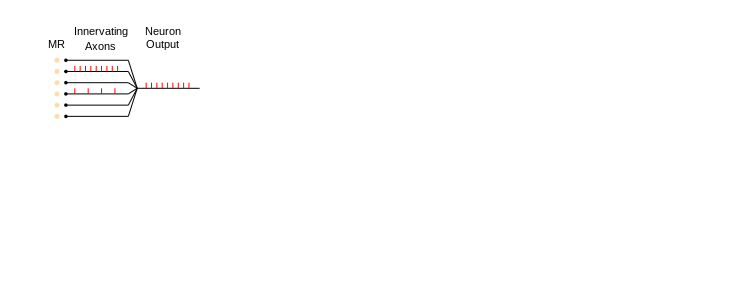

This chart was generated by the following MATLAB code: (Note: this script raises an error after producing the figure.)
% Author: Etay Hay
% Orientation processing by synaptic integration across first-order tactile neurons (Hay and Pruszynski 2020)

warning off
close all;
clear all;
rng(1234);

savefig = 'y';
filetype = '-dtiff';
ploscb_pwidth = 19.05;
ploscb_pheight = 22.23;

% Data of spikes in time and space 
% 1 - time (s)
% 2 - position translation (mm)
% 3 - position rotation (mm)
% 4 - instantaneous speed (mm/s)
% 5 - instantaneous contact force

cellnames = {...
	'ap001FAI_Nerve____VideoCLW_DIR0__Drumpilot3-193.b00',...
	'sx0302FAI_Nerve____VideoCLW_DIR0__Drumpilot3-212.b00',...
	'ra0410FAI_Nerve____VideoCLW_DIR0__Drumpilot3-250.b00',...
	'ra0411FAI_Nerve____VideoCLW_DIR0__Drumpilot3-256.b00_c',...
	'lk0602FAI_Nerve____VideoCLW_DIR0__Drumpilot3-260.b00',...
	'fb1001FAI_Nerve____VideoCLW_DIR0__Drumpilot3-299.b00',...
	'pd1101FAI_Nerve____VideoCCLWDIR0__Drumpilot3-313.b00',... % opposite direction
	'pd1102FAI_Nerve____VideoCLW_DIR0__Drumpilot3-315.b00',...
	'pd1103FAI_Nerve____VideoCCLWDIR0__Drumpilot3-317.b00',... % opposite direction
	'sc1203FAI_Nerve____VideoCCLWDIR0__Drumpilot3-324.b00',... % opposite direction
	'JO1601FAI_Nerve____VideoCCLWDIR0__Drumpilot3-343.b00',... % opposite direction
	'SH1701FAI_Nerve____VideoCCLWDIR90_Drumpilot3-357.b00',... % opposite direction
	'SH1703FAI_Nerve____VideoCCLWDIR90_Drumpilot3-358.b00',... % opposite direction
	'ha28FAI_Nerve____VideoCCLWDIR0__Drumpilot3-444.b00',... % opposite direction , noisy response and between stims
	'ha28FAI_Nerve____VideoCLW_DIR0__Drumpilot3-445.b00',...
	'jk29FAI_Nerve____VideoCLW_DIR0__Drumpilot3-453.b00',...
	'jk29FAI_Nerve____VideoCLW_DIR0__Drumpilot3-456.b00',...
	'ms29FAI_Nerve____VideoCLW_DIR90_Drumpilot3-469.b00',...
	'is3201FAI_Nerve____VideoCLW_DIR0__Drumpilot3-423.b00',... % receptive field larger than dot spacing
};
stimdir1 = [1,2,3,4,5,6,8,15,16,17,18];
drum_speed = .03; % (mm/ms)
dx = drum_speed; % RF resolution x-axis (mm)
dy = 0.4; % RF resolution y-axis (mm)

ff1 = figure();
set(gcf,'paperunits','centimeters');
pwidth = ploscb_pwidth;
pheight = ploscb_pwidth*0.4;
set(gcf,'papersize',[pwidth pheight]);
set(gcf,'paperposition',[0, 0, pwidth, pheight]);

subplot('position',[0.07 0.5 0.22 0.43])
hold on
text(0,105,{'MR'},'fontname','arial','fontsize',8,'horizontalalignment','center')
for k = 40:10:90;
	plot(0,k,'o','markeredgecolor',[255,219,172]/255,'markerfacecolor',[255,219,172]/255,'markersize',3)
	plot(10,k,'ok','markerfacecolor','k','markersize',2)
	plot([10,80],k*[1,1],'k')
	plot([80,90],[k,65],'k')
end
plot([90,160],[65,65],'k')
st1 = 20:15:70;
st2 = 20:6:70;
for k = st1
	plot(k*[1,1],[60,65],'r')
end
for k = st2
	plot(k*[1,1],[80,85],'r')
end
text(50,110,{'Innervating','Axons'},'fontname','arial','fontsize',8,'horizontalalignment','center')

for k = [st2]
	plot(80+k*[1,1],[65,70],'r')
end
text(120,110,{'Neuron','Output'},'fontname','arial','fontsize',8,'horizontalalignment','center')
xlim([-5,180])
ylim([10,125])
hold off
axis off

model_type = '1';
load(['models/selected_models_',model_type,'.mat']);
m_fit = mean(cell_fit);
s_fit = std(cell_fit);
m_crossval = mean(cell_crossval);
s_crossval = std(cell_crossval);
disp(['fit = ',num2str(round(m_fit)),' + ',num2str(round(s_fit))])
disp(['cross validation = ',num2str(round(m_crossval)),' + ',num2str(round(s_crossval))])
Nmr = [];
for k=1:length(s_models)
	Nmr(k,1) = length(get_uniqueMR(s_models{k}));
end
disp(['Nmr = ',num2str(round(mean(Nmr))),' + ',num2str(round(std(Nmr)))])

% 3,1,18,16
cellex = 1;

cellnum = cellex;
cellnumi = find(modeled_cells==cellnum);
data = load(['../../Data/Tactile/',cellnames{cellnum},'.txt']);
dot_xy = get_dotxy(cellnum);
patch_length_x = dot_xy(2,1) - dot_xy(1,1);
patch_length_y = dot_xy(2,2) - dot_xy(1,2);
sim_param = struct('dx',dx,'dy',dy,'data',data,'drum_speed',drum_speed,'dot_xy',dot_xy,'cellnum',cellnum,'patch_length_x',patch_length_x,'patch_length_y',patch_length_y);

patch_length = max(patch_length_x,patch_length_y);
model = s_models{cellnumi};
model_rand = model_variation(model);
subplot('position',[0.35 0.55 0.35*pheight/pwidth 0.35])
plot_model_innervation(model_rand,patch_length,1)
title('Initial, Random','fontname','arial','fontsize',8,'fontweight','normal')
scalebar_l = (0.35*pheight/pwidth)/patch_length;
annotation('line',[0.36,0.36+scalebar_l],[0.53,0.53],'color','k','linewidth',1.5)
annotation('textbox',[0.35 0.485 0.1 0.05],'edgecolor','none','string','1 mm','fontname','arial','fontsize',8);

annotation('textbox',[0.49 0.75 0.1 0.05],'edgecolor','none','string','Optimization','fontname','arial','fontsize',8);
annotation('arrow',[0.52,0.57],[0.72,0.72],'color','k','linewidth',1)

subplot('position',[0.6 0.55 0.35*pheight/pwidth 0.35])
plot_model_innervation(model,patch_length,2)
title('Model','fontname','arial','fontsize',8,'fontweight','normal')

subplot('position',[0.8 0.55 0.35*pheight/pwidth 0.35])
plot_model_rf(model,patch_length,sim_param,stimdir1);
title('RF Response','fontname','arial','fontsize',8,'fontweight','normal')

if ismember(cellnum,stimdir1)
	linetype = 'line';
else
	linetype = 'line2';
end
stim_list = {{linetype,-22.5},{linetype,22.5},{linetype,-45},{linetype,45}};
[err,m_spike_times,m_spike_rate,o_spike_times,o_spike_rate,m_t] = test_model(model,stim_list,sim_param);
tlim = 0;
for k=1:length(stim_list)
	tlim = max([tlim,max(m_spike_times{k})]);
end
tlim = 50*(ceil(tlim/50)+1);

for i = 1:length(stim_list)
	m_t2{i} = 0:tlim;
	tshift = round(tlim/2 - mean(m_spike_times{i}));
	m_spike_times2{i} = m_spike_times{i} + tshift;
	o_spike_times2{i} = o_spike_times{i} + tshift;
	m_spike_rate2{i} = get_spike_rate(m_spike_times2{i},m_t2{i});
	o_spike_rate2{i} = get_spike_rate(o_spike_times2{i},m_t2{i});
end
annotation('line',[0.15,0.16],[0.445,0.445],'color','k','linewidth',1.5)
annotation('textbox',[0.16 0.43 0.15 0.05],'edgecolor','none','string','Train Data','fontname','arial','fontsize',8);
annotation('line',[0.27,0.28],[0.445,0.445],'color','r','linewidth',1.5)
annotation('textbox',[0.28 0.43 0.15 0.05],'edgecolor','none','string','Model','fontname','arial','fontsize',8);
line_colors = {0.5*[1,1,1],'r',0.5*[0,1,0],0.5*[0,0,1],'m'};
for i = 1:length(stim_list)
	subplot('position',[(0.05+0.11*(i-1)) 0.15 0.1 0.33])
	hold on
	plot(m_t2{i},o_spike_rate2{i},'k')
	plot(m_t2{i},m_spike_rate2{i},'r')
	hold off
	xlim([0 tlim])
	ylim([0,350])
	xl = xlim;
	yl = ylim;
	axis off
	line_length = 0.15*(yl(2)-yl(1));
	line(xl(1)+0.85*(xl(2)-xl(1)) + [-0.5,0.5]*cos(pi/2 - stim_list{i}{2}*2*pi/360)*line_length,yl(1) + 0.6*(yl(2)-yl(1)) + [0,sin(pi/2 - stim_list{i}{2}*2*pi/360)*line_length]...
		,'linewidth',2,'color',line_colors{i});
	if (i == length(stim_list))
		scale_time = 30;
		scale_rate = 50;
		line(xl(2)-[0,scale_time],yl(1) + 0.3*(yl(2) - yl(1)) + [0,0],'linewidth',0.8,'color','k');
		line(xl(2)-[0,0],yl(1) + 0.3*(yl(2)-yl(1)) + [0,scale_rate],'linewidth',0.8,'color','k');
		text(xl(2)-60,yl(1) + 0.2*(yl(2)-yl(1)),[int2str(scale_time),' ms'],'fontname','arial','fontsize',8);
		text(xl(2)+35,yl(1) + 0.33*(yl(2)-yl(1)),[int2str(scale_rate),' Hz'],'fontname','arial','fontsize',8,'rotation',90);
	end
	subplot('position',[(0.05+0.11*(i-1)) 0.1 0.1 0.05])
	hold on
	for spikei=1:length(o_spike_times2{i})
		plot(o_spike_times2{i}(spikei)*[1,1],[0.2,0.4],'k')		
		
	end
	for spikei=1:length(m_spike_times2{i})
		plot(m_spike_times2{i}(spikei)*[1,1],[0.5,0.7],'r')		
	end
	hold off
	axis off
	xlim([0 tlim])
	ylim([0 1])
	annotation('textbox',[(0.06 + 0.11*(i-1)) 0.05 0.15 0.05],'edgecolor','none','string',...
		['R^2 = ',num2str(max(0,round(100-err(i)))),'%'],'color',0.3*[1,1,1],'fontname','arial','fontsize',8);
end

r1s = [];
r2s = [];
for cellnumi = 1:length(modeled_cells)
	cellnum = modeled_cells(cellnumi);
	data = load(['../../Data/Tactile/',cellnames{cellnum},'.txt']);
	dot_xy = get_dotxy(cellnum);
	patch_length_x = dot_xy(2,1) - dot_xy(1,1);
	patch_length_y = dot_xy(2,2) - dot_xy(1,2);
	sim_param = struct('dx',dx,'dy',dy,'data',data,'drum_speed',drum_speed,'dot_xy',dot_xy,'cellnum',cellnum,'patch_length_x',patch_length_x,'patch_length_y',patch_length_y);
	model = s_models{cellnumi};
	r1s(cellnumi,1) = model.mr_r1;
	r2s(cellnumi,1) = model.mr_r2;
	if ismember(cellnum,stimdir1)
		linetype = 'line';
		teststim = 30;
		test2stim = 22.5;
	else
		linetype = 'line2';
		teststim = -30;
		test2stim = -22.5;
	end
	stim_list = {{linetype,teststim}};
	% D
	[err,m_spike_times,m_spike_rate,o_spike_times,o_spike_rate,m_t] = test_model(model,stim_list,sim_param);
	cell_test(cellnumi,1) = max(0,round(100-err,1));
	
	%
	[temp,trial_rates] = mean_exp_response(stim_list{1},sim_param);
	pacc_trials = [];
	for i = 2:length(trial_rates)
		err2 = calc_err(trial_rates{1},trial_rates{i});
		pacc_trials(i-1,1) = max(0,round(100-err2,1));
	end
	cell_test_trials(cellnumi,1) = mean(pacc_trials);
	
	%
	if cellnum == cellex
		m_t2 = 0:tlim;
		tshift = round(tlim/2 - mean(m_spike_times{1}));
		m_spike_times2 = m_spike_times{1} + tshift;
		o_spike_times2 = o_spike_times{1} + tshift;
		m_spike_rate2 = get_spike_rate(m_spike_times2,m_t2);
		o_spike_rate2 = get_spike_rate(o_spike_times2,m_t2);
		corr2(m_spike_rate2,o_spike_rate2);
        subplot('position',[0.62 0.15 0.1 0.33])
		hold on
		plot(m_t2,o_spike_rate2,'k')
		plot(m_t2,m_spike_rate2,'r')
        hold off
		xlim([0 tlim])
		ylim([0,350])
		xl = xlim;
		yl = ylim;
		axis off
		line_length = 0.15*(yl(2)-yl(1));
		line(xl(1)+0.85*(xl(2)-xl(1)) + [-0.5,0.5]*cos(pi/2 - stim_list{1}{2}*2*pi/360)*line_length,yl(1) + 0.6*(yl(2)-yl(1)) +...
		[0,sin(pi/2 - stim_list{1}{2}*2*pi/360)*line_length],'linewidth',2,'color',[255,165,0]/255);

		subplot('position',[0.62 0.1 0.1 0.05])
		hold on
		for spikei=1:length(o_spike_times2)
			plot(o_spike_times2(spikei)*[1,1],[0.2,0.4],'k')		
			
		end
		for spikei=1:length(m_spike_times2)
			plot(m_spike_times2(spikei)*[1,1],[0.5,0.7],'r')		
		end
		hold off
		axis off
		xlim([0 tlim])
		ylim([0 1])
		annotation('textbox',[0.63 0.05 0.15 0.05],'edgecolor','none','string',['R^2 = ',num2str(max(0,round(100-err))),'%'],'color',0.3*[1,1,1],'fontname','arial','fontsize',8);
		
		annotation('line',[0.6,0.61],[0.445,0.445],'color','k','linewidth',1.5)
		annotation('textbox',[0.61 0.43 0.3 0.05],'edgecolor','none','string','Test Data','fontname','arial','fontsize',8);
		annotation('line',[0.6,0.61],[0.395,0.395],'color','r','linewidth',1.5)
		annotation('textbox',[0.61 0.38 0.3 0.05],'edgecolor','none','string','Model','fontname','arial','fontsize',8);
	end
	stim_list = {{linetype,test2stim}};
	clear o_spike_times2;
	o_spike_times2{1} = get_spikes_times(stim_list{1},sim_param);
	tvec = 1:max([max(o_spike_times{1});max(o_spike_times2{1})]);
	[o_spike_times{1},o_spike_times2{1}] = align_times(o_spike_times{1},o_spike_times2{1},tvec);
	rate1 = get_spike_rate(o_spike_times{1},tvec);
	rate2 = get_spike_rate(o_spike_times2{1},tvec);
	err1 = calc_err(rate1,rate2);
	cell_test2(cellnumi,1) = max(0,round(100-err1,1));
	%
	stim_list = {{linetype,teststim}};
	[r_loc,c_loc] = find(model.mr_loc == 1);
	for irand = 1:50
		model2 = model;
		for k2 = 1:size(model.mr_subset,1)
			rvec = randperm(length(r_loc));
			model2.mr_subset(k2,1) = r_loc(rvec(1));
			model2.mr_subset(k2,2) = c_loc(rvec(1));
		end
		[err_rand(:,irand),m_spike_times,m_spike_rate,o_spike_times,o_spike_rate,m_t] = test_model(model2,stim_list,sim_param);
	end	
	pacc_rand = max(0,round(100-err_rand,1));
	cell_rand(cellnumi,1) = mean(pacc_rand');
	%
end

% E
subplot('position',[0.8 0.13 0.17 0.32])
hold on
%
m_rand = mean(cell_rand([1:5,7:end]));
s_rand = std(cell_rand([1:5,7:end]));
%
m_test = mean(cell_test([1:5,7:end]));
s_test = std(cell_test([1:5,7:end]));
m_test2 = mean(cell_test2([1:5,7:end]));
s_test2 = std(cell_test2([1:5,7:end]));
m_test_trials = mean(cell_test_trials([1:5,7:end]));
s_test_trials = std(cell_test_trials([1:5,7:end]));
disp(['test = ',num2str(round(m_test)),' + ',num2str(round(s_test))])
disp(['test_trials = ',num2str(round(m_test_trials)),' + ',num2str(round(s_test_trials))])
[h,p] = ttest(cell_test,cell_test_trials);
disp(['p value for test vs. test_trials = ',num2str(p)])
%
disp(['rand = ',num2str(round(m_rand)),' + ',num2str(round(s_rand))])
[h,p] = ttest(cell_test,cell_rand);
disp(['p value for test vs. rand = ',num2str(p)])
%
disp(['test2 = ',num2str(round(m_test2)),' + ',num2str(round(s_test2))])
[h,p] = ttest(cell_test,cell_test2);
disp(['p value for test vs. test2 = ',num2str(p)])
bar([m_fit,m_test_trials,m_test,m_rand],'facecolor',0.5*[1,1,1],'edgecolor',0.5*[1,1,1])
errorbar([m_fit,m_test_trials,m_test,m_rand],[s_fit,s_test_trials,s_test,s_rand],'.k')
text(1,-5,'Fit','fontname','arial','fontsize',8,'rotation',90,'horizontalalignment','right')
text(2,-5,{'Exp','Trials'},'fontname','arial','fontsize',8,'rotation',90,'horizontalalignment','right')
text(3,-5,'Test','fontname','arial','fontsize',8,'rotation',90,'horizontalalignment','right')
text(4,-5,'Null','fontname','arial','fontsize',8,'rotation',90,'horizontalalignment','right')
hold off
set(gca,'xtick',[1,2,3,4])
set(gca,'xticklabel',{})
set(gca,'ytick',[0:20:100])
xlim([0,5])
ylim([0,100])
ylabel('R^2','fontname','arial','fontsize',8)
set(gca,'fontname','arial','fontsize',8)
set(gca,'tickdir','out')

annotation('textbox',[0 0.95 0.05 0.05],'edgecolor','none','string','A','fontname','arial','fontsize',12,'fontweight','bold');
annotation('textbox',[0.3 0.95 0.05 0.05],'edgecolor','none','string','B','fontname','arial','fontsize',12,'fontweight','bold');
annotation('textbox',[0 0.47 0.05 0.05],'edgecolor','none','string','C','fontname','arial','fontsize',12,'fontweight','bold');
annotation('textbox',[0.55 0.47 0.05 0.05],'edgecolor','none','string','D','fontname','arial','fontsize',12,'fontweight','bold');
annotation('textbox',[0.73 0.47 0.05 0.05],'edgecolor','none','string','E','fontname','arial','fontsize',12,'fontweight','bold');

if strcmp(savefig,'y')
	print(ff1,filetype,'-r600','figures_tactile/1');
end





